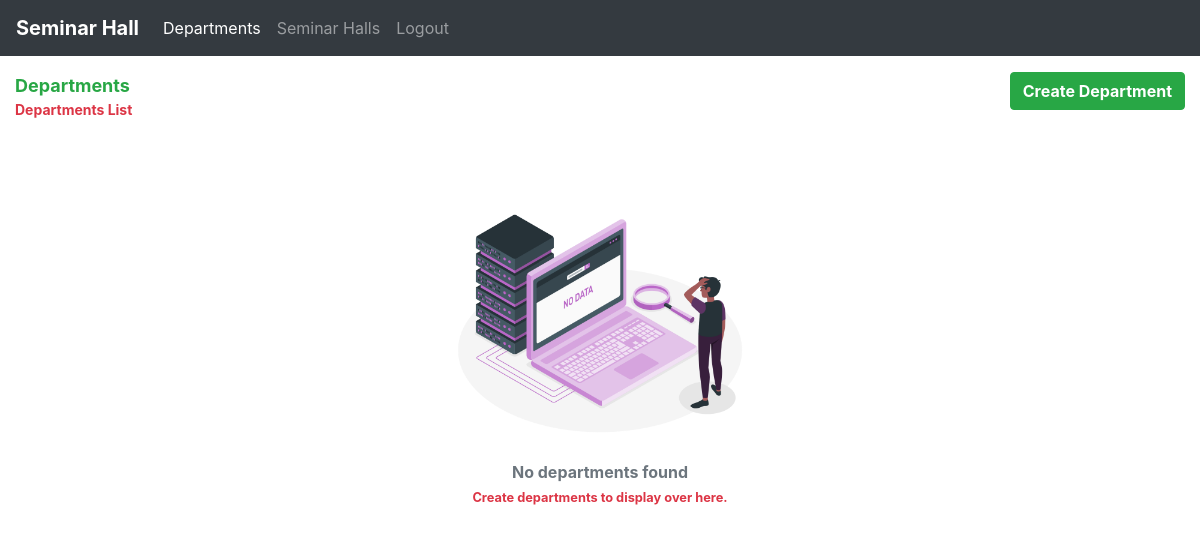
The page /admin/departments.php on the database as committed earlier.
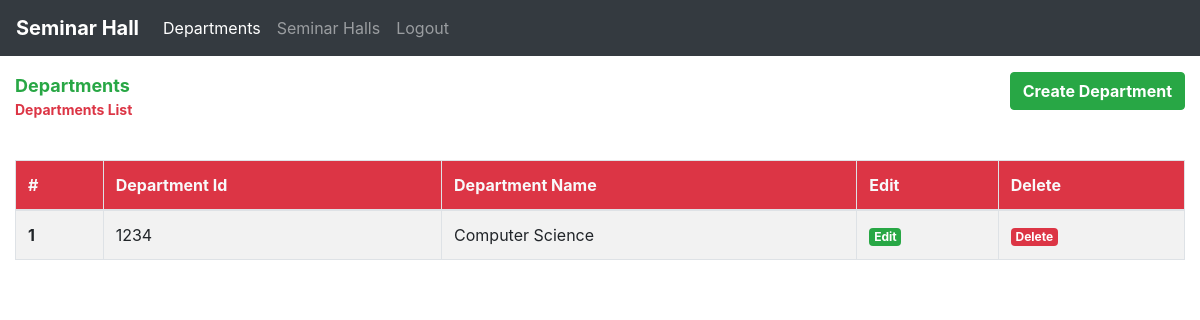
The same page on the database as committed later.
### tables this page shows
CREATE TABLE IF NOT EXISTS `departments` (
  `id` int(11) NOT NULL AUTO_INCREMENT,
  `deptId` int(11) NOT NULL,
  `department_name` varchar(100) NOT NULL,
  PRIMARY KEY (`deptId`) USING BTREE,
  UNIQUE KEY `id` (`id`)
);

### admin/departments.php (the view, shortened to what this page needs)
<?php
include('./admin_header.php');
include('../db/dbcon.php');
$result = mysqli_query($con, 'SELECT * FROM `departments`') or die(mysqli_error($con));
$department_count = mysqli_num_rows($result);
?>
<!DOCTYPE html>
<html lang="en">
<head>
</head>
<body>
    <div class="container-fluid">
        <div class="row mt-3">
            <div class="col-md-8">
                <p class="page-title font-weight-bold text-success m-0">Departments</p>
                <p class="page-subTitle text-danger font-weight-bold">Departments List</p>
            </div>
            <div class="col-md-4 text-right">
                <a href="./create_department.php" class="btn btn-success font-weight-bold">Create Department</a>
            </div>
        </div>
        <div class="mt-4">
            <?php
            if ($department_count === 0) {
            ?>
                <div class="text-center">
                    <img src="./../images/no-data.png" alt="No Data" width="300px">
                    <p class="text-muted font-weight-bold m-0">No departments found</p>
                    <small class="text-danger font-weight-bold">Create departments to display over here.</small>
                </div>
            <?php
            } else {
            ?>
                <table class="table table-bordered table-striped">
                    <thead>
                        <tr class="bg-danger text-light">
                            <th scope="col">#</th>
                            <th scope="col">Department Id</th>
                            <th scope="col">Department Name</th>
                            <th scope="col">Edit</th>
                            <th scope="col">Delete</th>
                        </tr>
                    </thead>
                    <tbody>
                        <?php
                        $count = 0;
                        while ($row = mysqli_fetch_array($result)) {
                            $count = $count + 1;
                        ?>
                            <tr>
                                <th scope="row"><?php echo $count; ?></th>
                                <td><?php echo $row[1]; ?></td>
                                <td><?php echo $row[2]; ?></td>
                                <td><a href="./update_department.php?id=<?php echo $row[0]; ?>" class="badge badge-success">Edit</a></td>
                                <td><a href="./departments.php?id=<?php echo $row[0]; ?>" class="badge badge-danger">Delete</a></td>
                            </tr>
                        <?php
                        }
                        ?>
                    </tbody>
                </table>
            <?php
            }
            ?>
        </div>
    </div>
</body>
</html>

Rows that differ between the two databases and show on the page:
added departments: deptId "1234", department_name "Computer Science"
Other text that changed with them:
text no longer shown: "No departments found Create departments to display over here."
text now shown: "# Department Id Department Name Edit Delete"
